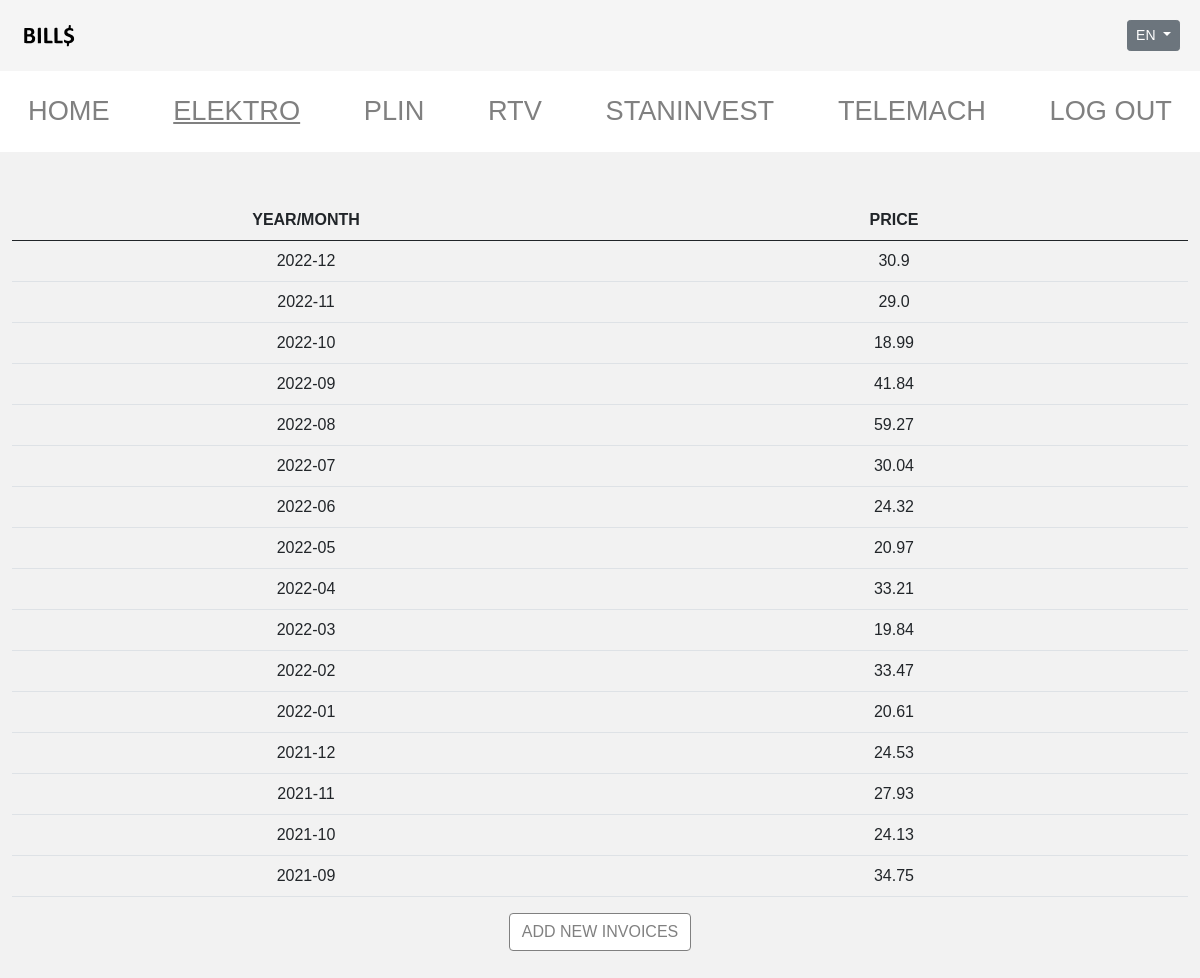
Screenshot of /elektro (signed in) with the database file from the repository.
### tables this page shows
CREATE TABLE 'elektro' ( "DATA" TEXT PRIMARY KEY,'ELEKTRO' FLOAT );

### app.py (the view)
@app.route("/elektro", methods=["GET", "POST"])
@login_required
def elektro1():
    if request.method == "POST":
        smetki_elektro = elektro()
        if smetki_elektro != None:
            for i in smetki_elektro:
                    date1 = i
                    price1 = smetki_elektro[date1]
                    db.execute("INSERT OR IGNORE INTO elektro (DATA, ELEKTRO) VALUES(?, ?)", date1, price1)
                    db.execute("INSERT OR IGNORE INTO together (DATA) VALUES(?)", i)
                    db.execute("UPDATE together SET ELEKTRO = ? WHERE DATA = ?", price1, date1)
            return redirect("elektro")
        else:
            return apology("No new INVOICES", 400)
    else:
        elektro_list = db.execute("SELECT * FROM elektro ORDER BY DATA DESC")
        return render_template("elektro.html", table=elektro_list)

### app.py (called while the page is built)
@app.after_request
def after_request(response):
    response.headers["Cache-Control"] = "no-cache, no-store, must-revalidate"
    response.headers["Expires"] = 0
    response.headers["Pragma"] = "no-cache"
    return response

### helpers.py (called while the page is built)
def login_required(f):
    @wraps(f)
    def decorated_function(*args, **kwargs):
        if session.get("user_id") is None:
            return redirect("/login")
        return f(*args, **kwargs)
    return decorated_function

### templates/elektro.html (shortened to what this page needs)
{% extends "layout.html" %}
{% block main %}
<table class="table" id="table">
    <thead class="tablehead">
      <tr>
        <th scope="col" style="width:50%">YEAR/MONTH</th>
        <th scope="col" style="width:50%">PRICE</th>
      </tr>
    </thead>
    <tbody id="sum">
        {% for i in table %}
          <tr>
            <td>{{ i["DATA"] }}</td>
            <td>{{ i["ELEKTRO"] }}</td>
          </tr>
        {% endfor %}
    </tbody>
  </table>
  <form action="elektro" method="post">
    <button class="btn btn-primary">ADD NEW INVOICES</button>
 </form>
{% endblock %}

### static/styles.css (style rules this page uses)
* { box-sizing: border-box; margin: 0; padding: 0; font-family: "Poppins", sans-serif; }
.btn-primary { background-color: white !important; border-color: gray!important; color: gray }
.tablehead { width:50%; }

### rows the page displays
elektro: DATA "2022-12", ELEKTRO "30.9"
elektro: DATA "2022-11", ELEKTRO "29.0"
elektro: DATA "2022-10", ELEKTRO "18.99"
elektro: DATA "2022-09", ELEKTRO "41.84"
elektro: DATA "2022-08", ELEKTRO "59.27"
elektro: DATA "2022-07", ELEKTRO "30.04"
elektro: DATA "2022-06", ELEKTRO "24.32"
elektro: DATA "2022-05", ELEKTRO "20.97"
elektro: DATA "2022-04", ELEKTRO "33.21"
elektro: DATA "2022-03", ELEKTRO "19.84"
elektro: DATA "2022-02", ELEKTRO "33.47"
elektro: DATA "2022-01", ELEKTRO "20.61"
elektro: DATA "2021-12", ELEKTRO "24.53"
elektro: DATA "2021-11", ELEKTRO "27.93"
elektro: DATA "2021-10", ELEKTRO "24.13"
elektro: DATA "2021-09", ELEKTRO "34.75"
